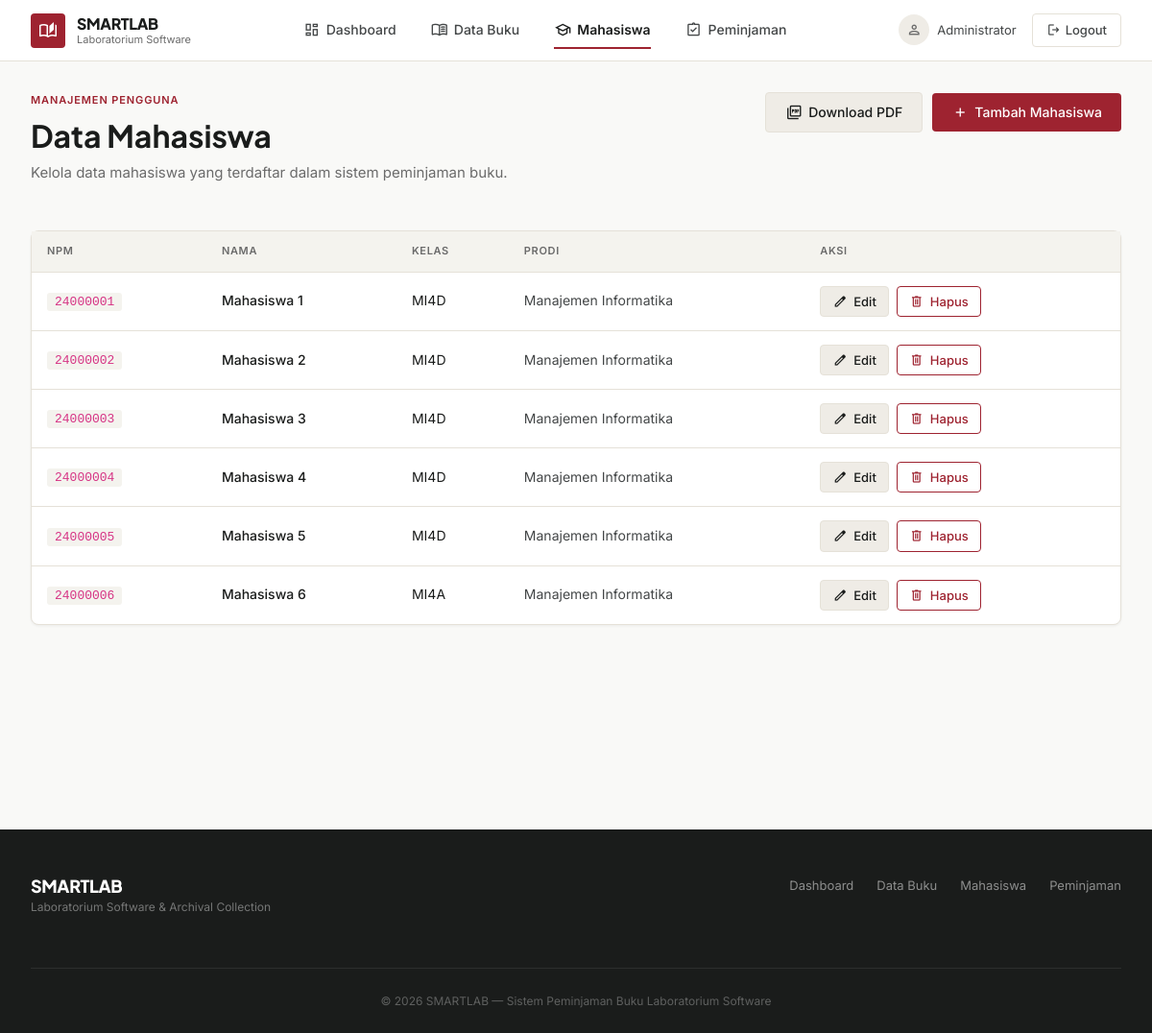
Page /mahasiswa/index.php (signed in) on the earlier database version.
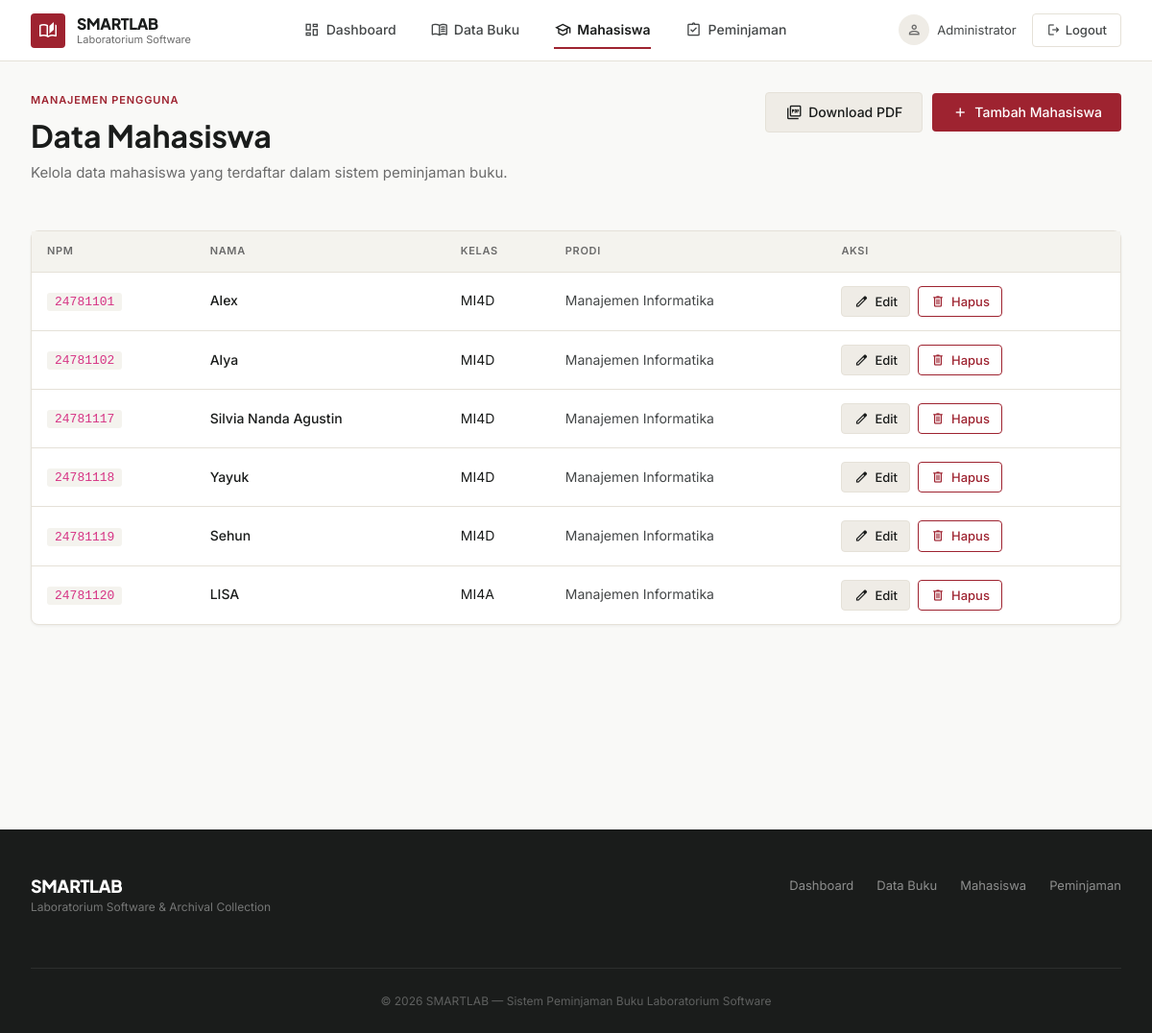
Same page on the later database version.
### tables this page shows
CREATE TABLE `mahasiswa` (
  `npm` varchar(15) NOT NULL,
  `nama` varchar(100) NOT NULL,
  `kelas` varchar(20) DEFAULT NULL,
  `prodi` varchar(100) DEFAULT NULL,
  `created_at` timestamp NOT NULL DEFAULT current_timestamp()
);

### mahasiswa/index.php (the view, shortened to what this page needs)
<?php
require '../config/koneksi.php';
$data = mysqli_query(
    $koneksi,
    "SELECT * FROM mahasiswa ORDER BY npm ASC"
);
?>
<!DOCTYPE html>
<html lang="id">
<head>
<?php include "../includes/header.php"; ?>
</head>
<body>
<div class="sl-container">
    <div class="sl-page-header" style="display: flex; justify-content: space-between; align-items: flex-start; flex-wrap: wrap; gap: 16px;">
        <div>
            <div class="sl-page-eyebrow">Manajemen Pengguna</div>
            <h1 class="sl-page-title">Data Mahasiswa</h1>
            <p class="sl-page-desc">Kelola data mahasiswa yang terdaftar dalam sistem peminjaman buku.</p>
        </div>
        <div class="sl-page-actions">
            <a href="../laporan/pdf/cetak_mahasiswa.php" target="_blank" class="sl-btn sl-btn-secondary">
                <span class="material-symbols-outlined" aria-hidden="true">picture_as_pdf</span>
                Download PDF
            </a>
            <a href="tambah.php" class="sl-btn sl-btn-primary">
                <span class="material-symbols-outlined" aria-hidden="true">add</span>
                Tambah Mahasiswa
            </a>
        </div>
    </div>
    <div class="sl-card">
        <div class="sl-card-body" style="padding: 0;">
            <div class="sl-table-wrap">
                <table class="sl-table">
                    <thead>
                        <tr>
                            <th>NPM</th>
                            <th>Nama</th>
                            <th>Kelas</th>
                            <th>Prodi</th>
                            <th>Aksi</th>
                        </tr>
                    </thead>
                    <tbody>
                    <?php if(mysqli_num_rows($data) > 0): ?>
                    <?php while($row = mysqli_fetch_assoc($data)) : ?>
                        <tr>
                            <td><code style="background: var(--bg-secondary); padding: 2px 8px; border-radius: 3px; font-size: 13px;"><?= $row['npm']; ?></code></td>
                            <td style="font-weight: 500;"><?= $row['nama']; ?></td>
                            <td><?= $row['kelas']; ?></td>
                            <td style="color: var(--text-secondary);"><?= $row['prodi']; ?></td>
                            <td>
                                <div class="sl-actions">
                                    <a
                                        href="edit.php?npm=<?= $row['npm']; ?>"
                                        class="sl-btn sl-btn-secondary sl-btn-sm"
                                        aria-label="Edit <?= $row['nama']; ?>">
                                        <span class="material-symbols-outlined" aria-hidden="true">edit</span>
                                        Edit
                                    </a>
                                    <a
                                        href="hapus.php?npm=<?= $row['npm']; ?>"
                                        class="sl-btn sl-btn-destructive sl-btn-sm"
                                        onclick="return confirm('Yakin ingin menghapus data ini?')"
                                        aria-label="Hapus <?= $row['nama']; ?>">
                                        <span class="material-symbols-outlined" aria-hidden="true">delete</span>
                                        Hapus
                                    </a>
                                </div>
                            </td>
                        </tr>
                    <?php endwhile; ?>
                    <?php endif; ?>
                    </tbody>
                </table>
            </div>
        </div>
    </div>
</div>
<?php include "../includes/footer.php"; ?>
</body>
</html>

### includes/header.php (shortened to what this page needs)
<?php
$current_page = basename(dirname($_SERVER['PHP_SELF']));
?>
<link href="https://cdn.jsdelivr.net/npm/bootstrap@5.3.3/dist/css/bootstrap.min.css" rel="stylesheet">
<link href="../assets/css/smartlab.css" rel="stylesheet">
<nav class="sl-navbar" role="navigation" aria-label="Main navigation">
    <div class="sl-navbar-inner">
        <a href="../dashboard/" class="sl-brand" aria-label="SMARTLAB Home">
            <div class="sl-brand-icon">
                <span class="material-symbols-outlined" aria-hidden="true">auto_stories</span>
            </div>
            <div class="sl-brand-text">
                <span class="sl-brand-name">SMARTLAB</span>
                <span class="sl-brand-sub">Laboratorium Software</span>
            </div>
        </a>
        <ul class="sl-nav-links">
            <li><a href="../dashboard/" class="<?= $current_page == 'dashboard' ? 'active' : '' ?>">
                <span class="material-symbols-outlined" aria-hidden="true">dashboard</span> Dashboard
            </a></li>
            <li><a href="../buku/" class="<?= $current_page == 'buku' ? 'active' : '' ?>">
                <span class="material-symbols-outlined" aria-hidden="true">menu_book</span> Data Buku
            </a></li>
            <li><a href="../mahasiswa/" class="<?= $current_page == 'mahasiswa' ? 'active' : '' ?>">
                <span class="material-symbols-outlined" aria-hidden="true">school</span> Mahasiswa
            </a></li>
            <li><a href="../peminjaman/" class="<?= $current_page == 'peminjaman' ? 'active' : '' ?>">
                <span class="material-symbols-outlined" aria-hidden="true">assignment_turned_in</span> Peminjaman
            </a></li>
        </ul>
        <div class="sl-nav-right">
            <?php if(isset($_SESSION['nama'])): ?>
            <div class="sl-admin-info">
                <div class="sl-admin-avatar">
                    <span class="material-symbols-outlined" aria-hidden="true">person</span>
                </div>
                <span><?= $_SESSION['nama']; ?></span>
            </div>
            <?php endif; ?>
            <a href="../auth/logout.php" class="sl-btn-logout" aria-label="Logout">
                <span class="material-symbols-outlined" aria-hidden="true">logout</span> Logout
            </a>
        </div>
    </div>
</nav>
<div class="sl-main">

### includes/footer.php (shortened to what this page needs)
<footer class="sl-footer" role="contentinfo">
    <div class="sl-footer-inner">
        <div class="sl-footer-brand">
            <div class="sl-brand-name">SMARTLAB</div>
            <div class="sl-brand-sub">Laboratorium Software &amp; Archival Collection</div>
        </div>
        <nav class="sl-footer-nav" aria-label="Footer navigation">
            <a href="../dashboard/">Dashboard</a>
            <a href="../buku/">Data Buku</a>
            <a href="../mahasiswa/">Mahasiswa</a>
            <a href="../peminjaman/">Peminjaman</a>
        </nav>
        <div class="sl-footer-copy">
            &copy; <?= date('Y'); ?> SMARTLAB — Sistem Peminjaman Buku Laboratorium Software
        </div>
    </div>
</footer>

Differences in the rows shown:
removed mahasiswa: npm "24000001", nama "Mahasiswa 1", kelas "MI4D", prodi "Manajemen Informatika"
removed mahasiswa: npm "24000002", nama "Mahasiswa 2", kelas "MI4D", prodi "Manajemen Informatika"
removed mahasiswa: npm "24000003", nama "Mahasiswa 3", kelas "MI4D", prodi "Manajemen Informatika"
removed mahasiswa: npm "24000004", nama "Mahasiswa 4", kelas "MI4D", prodi "Manajemen Informatika"
removed mahasiswa: npm "24000005", nama "Mahasiswa 5", kelas "MI4D", prodi "Manajemen Informatika"
removed mahasiswa: npm "24000006", nama "Mahasiswa 6", kelas "MI4A", prodi "Manajemen Informatika"
added mahasiswa: npm "24781101", nama "Alex", kelas "MI4D", prodi "Manajemen Informatika"
added mahasiswa: npm "24781102", nama "Alya", kelas "MI4D", prodi "Manajemen Informatika"
added mahasiswa: npm "24781117", nama "Silvia Nanda Agustin", kelas "MI4D", prodi "Manajemen Informatika"
added mahasiswa: npm "24781118", nama "Yayuk", kelas "MI4D", prodi "Manajemen Informatika"
added mahasiswa: npm "24781119", nama "Sehun", kelas "MI4D", prodi "Manajemen Informatika"
added mahasiswa: npm "24781120", nama "LISA", kelas "MI4A", prodi "Manajemen Informatika"
